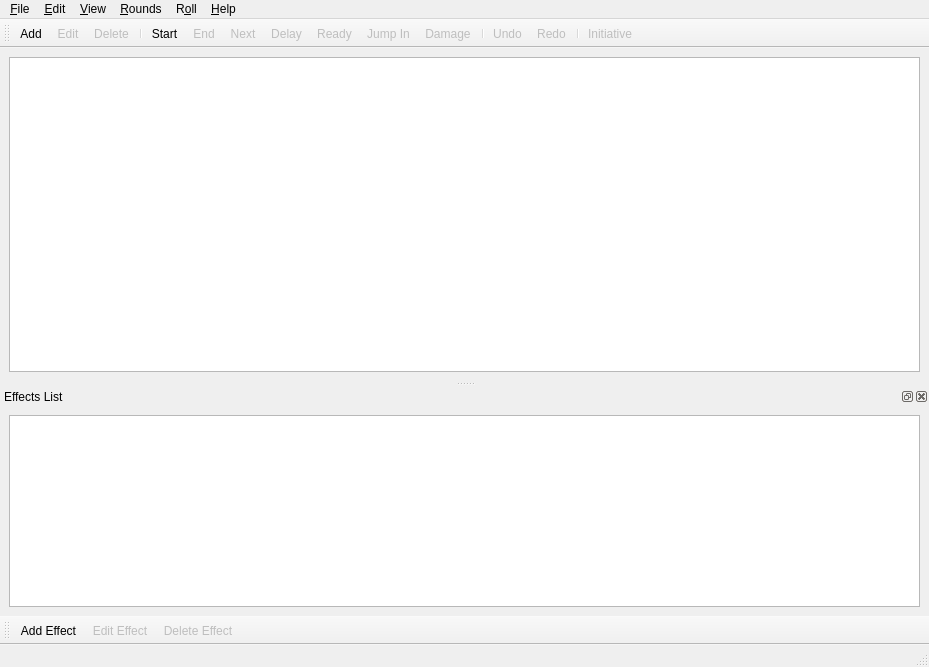
<?xml version="1.0" encoding="UTF-8"?>
<ui version="4.0">
 <class>MainWindow</class>
 <widget class="QMainWindow" name="MainWindow">
  <property name="geometry">
   <rect>
    <x>0</x>
    <y>0</y>
    <width>929</width>
    <height>667</height>
   </rect>
  </property>
  <property name="windowTitle">
   <string>MainWindow</string>
  </property>
  <widget class="QWidget" name="centralwidget">
   <layout class="QVBoxLayout" name="verticalLayout">
    <item>
     <widget class="QTreeView" name="treeView"/>
    </item>
   </layout>
  </widget>
  <widget class="QMenuBar" name="menubar">
   <property name="geometry">
    <rect>
     <x>0</x>
     <y>0</y>
     <width>929</width>
     <height>25</height>
    </rect>
   </property>
   <widget class="QMenu" name="menu_File">
    <property name="title">
     <string>&amp;File</string>
    </property>
    <addaction name="action_File_Import"/>
    <addaction name="action_File_Export"/>
    <addaction name="action_File_Clear"/>
    <addaction name="action_File_Quit"/>
    <addaction name="separator"/>
    <addaction name="action_File_Preferences"/>
    <addaction name="action_File_StatEditor"/>
   </widget>
   <widget class="QMenu" name="menu_View">
    <property name="title">
     <string>&amp;View</string>
    </property>
    <addaction name="action_View_ShowToolbar"/>
    <addaction name="action_View_ShowEffectsPane"/>
    <addaction name="action_View_ShowHUDWindow"/>
   </widget>
   <widget class="QMenu" name="menu_Rounds">
    <property name="title">
     <string>&amp;Rounds</string>
    </property>
    <addaction name="action_Rounds_Start"/>
    <addaction name="action_Rounds_End"/>
    <addaction name="action_Rounds_Next"/>
    <addaction name="action_Rounds_Delay"/>
    <addaction name="action_Rounds_Ready"/>
    <addaction name="action_Rounds_Jump"/>
    <addaction name="action_Rounds_Damage"/>
    <addaction name="action_Rounds_Stabilize"/>
    <addaction name="separator"/>
    <addaction name="action_Rounds_MoveUp"/>
    <addaction name="action_Rounds_MoveDown"/>
   </widget>
   <widget class="QMenu" name="menuR_oll">
    <property name="title">
     <string>R&amp;oll</string>
    </property>
    <addaction name="action_Roll_Initiative"/>
   </widget>
   <widget class="QMenu" name="menu_Help">
    <property name="title">
     <string>&amp;Help</string>
    </property>
    <addaction name="action_Help_About"/>
    <addaction name="action_Help_Documentation"/>
    <addaction name="action_Help_Tutorial"/>
    <addaction name="action_Help_Contact"/>
    <addaction name="action_Help_License"/>
    <addaction name="action_Help_HomePage"/>
   </widget>
   <widget class="QMenu" name="menu_Edit">
    <property name="title">
     <string>&amp;Edit</string>
    </property>
    <addaction name="action_Edit_Undo"/>
    <addaction name="action_Edit_Redo"/>
    <addaction name="separator"/>
    <addaction name="action_Edit_Add"/>
    <addaction name="action_Edit_Edit"/>
    <addaction name="action_Edit_Delete"/>
    <addaction name="separator"/>
    <addaction name="action_Edit_Duplicate"/>
    <addaction name="action_Edit_PurgeDeadCharacters"/>
    <addaction name="separator"/>
    <addaction name="action_Edit_AddEffect"/>
    <addaction name="action_Edit_EditEffect"/>
    <addaction name="action_Edit_DeleteEffect"/>
   </widget>
   <addaction name="menu_File"/>
   <addaction name="menu_Edit"/>
   <addaction name="menu_View"/>
   <addaction name="menu_Rounds"/>
   <addaction name="menuR_oll"/>
   <addaction name="menu_Help"/>
  </widget>
  <widget class="QStatusBar" name="statusbar"/>
  <widget class="QToolBar" name="toolBar">
   <property name="windowTitle">
    <string>toolBar</string>
   </property>
   <property name="iconSize">
    <size>
     <width>32</width>
     <height>32</height>
    </size>
   </property>
   <property name="toolButtonStyle">
    <enum>Qt::ToolButtonTextUnderIcon</enum>
   </property>
   <attribute name="toolBarArea">
    <enum>TopToolBarArea</enum>
   </attribute>
   <attribute name="toolBarBreak">
    <bool>false</bool>
   </attribute>
   <addaction name="action_Edit_Add"/>
   <addaction name="action_Edit_Edit"/>
   <addaction name="action_Edit_Delete"/>
   <addaction name="separator"/>
   <addaction name="action_Rounds_Start"/>
   <addaction name="action_Rounds_End"/>
   <addaction name="action_Rounds_Next"/>
   <addaction name="action_Rounds_Delay"/>
   <addaction name="action_Rounds_Ready"/>
   <addaction name="action_Rounds_Jump"/>
   <addaction name="action_Rounds_Damage"/>
   <addaction name="separator"/>
   <addaction name="action_Edit_Undo"/>
   <addaction name="action_Edit_Redo"/>
   <addaction name="separator"/>
   <addaction name="action_Roll_Initiative"/>
  </widget>
  <widget class="QDockWidget" name="dockWidget">
   <property name="windowTitle">
    <string>Effects List</string>
   </property>
   <attribute name="dockWidgetArea">
    <number>8</number>
   </attribute>
   <widget class="QWidget" name="dockWidgetContents">
    <layout class="QVBoxLayout" name="verticalLayout_2">
     <item>
      <widget class="QTreeView" name="treeView_2"/>
     </item>
    </layout>
   </widget>
  </widget>
  <widget class="QToolBar" name="effectsToolbar">
   <property name="windowTitle">
    <string>toolBar_2</string>
   </property>
   <property name="toolButtonStyle">
    <enum>Qt::ToolButtonTextBesideIcon</enum>
   </property>
   <attribute name="toolBarArea">
    <enum>BottomToolBarArea</enum>
   </attribute>
   <attribute name="toolBarBreak">
    <bool>false</bool>
   </attribute>
   <addaction name="action_Edit_AddEffect"/>
   <addaction name="action_Edit_EditEffect"/>
   <addaction name="action_Edit_DeleteEffect"/>
  </widget>
  <action name="action_File_Import">
   <property name="icon">
    <iconset resource="../res/resources.qrc">
     <normaloff>:/icons/gtk-load</normaloff>:/icons/gtk-load</iconset>
   </property>
   <property name="text">
    <string>&amp;Import</string>
   </property>
  </action>
  <action name="action_File_Export">
   <property name="enabled">
    <bool>false</bool>
   </property>
   <property name="icon">
    <iconset resource="../res/resources.qrc">
     <normaloff>:/icons/gtk-save</normaloff>:/icons/gtk-save</iconset>
   </property>
   <property name="text">
    <string>&amp;Export</string>
   </property>
  </action>
  <action name="action_File_Clear">
   <property name="enabled">
    <bool>false</bool>
   </property>
   <property name="icon">
    <iconset resource="../res/resources.qrc">
     <normaloff>:/icons/gtk-clear</normaloff>:/icons/gtk-clear</iconset>
   </property>
   <property name="text">
    <string>&amp;Clear</string>
   </property>
  </action>
  <action name="action_File_Quit">
   <property name="icon">
    <iconset resource="../res/resources.qrc">
     <normaloff>:/icons/gtk-quit</normaloff>:/icons/gtk-quit</iconset>
   </property>
   <property name="text">
    <string>&amp;Quit</string>
   </property>
  </action>
  <action name="action_File_Preferences">
   <property name="icon">
    <iconset resource="../res/resources.qrc">
     <normaloff>:/icons/gtk-preferences</normaloff>:/icons/gtk-preferences</iconset>
   </property>
   <property name="text">
    <string>&amp;Preferences</string>
   </property>
  </action>
  <action name="action_File_StatEditor">
   <property name="icon">
    <iconset resource="../res/resources.qrc">
     <normaloff>:/icons/gtk-edit</normaloff>:/icons/gtk-edit</iconset>
   </property>
   <property name="text">
    <string>&amp;Stat Editor</string>
   </property>
  </action>
  <action name="action_Edit_Undo">
   <property name="enabled">
    <bool>false</bool>
   </property>
   <property name="icon">
    <iconset resource="../res/resources.qrc">
     <normaloff>:/icons/gtk-undo</normaloff>:/icons/gtk-undo</iconset>
   </property>
   <property name="text">
    <string>&amp;Undo</string>
   </property>
  </action>
  <action name="action_Edit_Redo">
   <property name="enabled">
    <bool>false</bool>
   </property>
   <property name="icon">
    <iconset resource="../res/resources.qrc">
     <normaloff>:/icons/gtk-redo</normaloff>:/icons/gtk-redo</iconset>
   </property>
   <property name="text">
    <string>&amp;Redo</string>
   </property>
  </action>
  <action name="action_Edit_Add">
   <property name="icon">
    <iconset resource="../res/resources.qrc">
     <normaloff>:/icons/add</normaloff>:/icons/add</iconset>
   </property>
   <property name="text">
    <string>&amp;Add</string>
   </property>
  </action>
  <action name="action_Edit_Edit">
   <property name="enabled">
    <bool>false</bool>
   </property>
   <property name="icon">
    <iconset resource="../res/resources.qrc">
     <normaloff>:/icons/edit</normaloff>:/icons/edit</iconset>
   </property>
   <property name="text">
    <string>Ed&amp;it</string>
   </property>
  </action>
  <action name="action_Edit_Delete">
   <property name="enabled">
    <bool>false</bool>
   </property>
   <property name="icon">
    <iconset resource="../res/resources.qrc">
     <normaloff>:/icons/delete</normaloff>:/icons/delete</iconset>
   </property>
   <property name="text">
    <string>&amp;Delete</string>
   </property>
  </action>
  <action name="action_Edit_Duplicate">
   <property name="enabled">
    <bool>false</bool>
   </property>
   <property name="text">
    <string>Duplica&amp;te</string>
   </property>
  </action>
  <action name="action_Edit_PurgeDeadCharacters">
   <property name="enabled">
    <bool>false</bool>
   </property>
   <property name="text">
    <string>&amp;Purge Dead Combatants</string>
   </property>
  </action>
  <action name="action_Edit_AddEffect">
   <property name="enabled">
    <bool>true</bool>
   </property>
   <property name="icon">
    <iconset resource="../res/resources.qrc">
     <normaloff>:/icons/gtk-add</normaloff>:/icons/gtk-add</iconset>
   </property>
   <property name="text">
    <string>Add E&amp;ffect</string>
   </property>
  </action>
  <action name="action_Edit_EditEffect">
   <property name="enabled">
    <bool>false</bool>
   </property>
   <property name="icon">
    <iconset resource="../res/resources.qrc">
     <normaloff>:/icons/gtk-edit</normaloff>:/icons/gtk-edit</iconset>
   </property>
   <property name="text">
    <string>Edit Effe&amp;ct</string>
   </property>
  </action>
  <action name="action_Edit_DeleteEffect">
   <property name="enabled">
    <bool>false</bool>
   </property>
   <property name="icon">
    <iconset resource="../res/resources.qrc">
     <normaloff>:/icons/gtk-delete</normaloff>:/icons/gtk-delete</iconset>
   </property>
   <property name="text">
    <string>De&amp;lete Effect</string>
   </property>
  </action>
  <action name="action_View_ShowToolbar">
   <property name="checkable">
    <bool>true</bool>
   </property>
   <property name="text">
    <string>Show &amp;Toolbar</string>
   </property>
  </action>
  <action name="action_View_ShowEffectsPane">
   <property name="checkable">
    <bool>true</bool>
   </property>
   <property name="text">
    <string>Show &amp;Effects Pane</string>
   </property>
  </action>
  <action name="action_View_ShowHUDWindow">
   <property name="checkable">
    <bool>true</bool>
   </property>
   <property name="text">
    <string>Show &amp;HUD Window</string>
   </property>
  </action>
  <action name="action_Roll_Initiative">
   <property name="enabled">
    <bool>false</bool>
   </property>
   <property name="icon">
    <iconset resource="../res/resources.qrc">
     <normaloff>:/icons/red_die</normaloff>:/icons/red_die</iconset>
   </property>
   <property name="text">
    <string>&amp;Initiative</string>
   </property>
  </action>
  <action name="action_Rounds_Start">
   <property name="enabled">
    <bool>true</bool>
   </property>
   <property name="icon">
    <iconset resource="../res/resources.qrc">
     <normaloff>:/icons/start</normaloff>:/icons/start</iconset>
   </property>
   <property name="text">
    <string>&amp;Start</string>
   </property>
  </action>
  <action name="action_Rounds_End">
   <property name="enabled">
    <bool>false</bool>
   </property>
   <property name="icon">
    <iconset resource="../res/resources.qrc">
     <normaloff>:/icons/end</normaloff>:/icons/end</iconset>
   </property>
   <property name="text">
    <string>&amp;End</string>
   </property>
  </action>
  <action name="action_Rounds_Next">
   <property name="enabled">
    <bool>false</bool>
   </property>
   <property name="icon">
    <iconset resource="../res/resources.qrc">
     <normaloff>:/icons/next</normaloff>:/icons/next</iconset>
   </property>
   <property name="text">
    <string>&amp;Next</string>
   </property>
  </action>
  <action name="action_Rounds_Delay">
   <property name="enabled">
    <bool>false</bool>
   </property>
   <property name="icon">
    <iconset resource="../res/resources.qrc">
     <normaloff>:/icons/delay</normaloff>:/icons/delay</iconset>
   </property>
   <property name="text">
    <string>&amp;Delay</string>
   </property>
  </action>
  <action name="action_Rounds_Ready">
   <property name="enabled">
    <bool>false</bool>
   </property>
   <property name="icon">
    <iconset resource="../res/resources.qrc">
     <normaloff>:/icons/ready</normaloff>:/icons/ready</iconset>
   </property>
   <property name="text">
    <string>&amp;Ready</string>
   </property>
  </action>
  <action name="action_Rounds_Jump">
   <property name="enabled">
    <bool>false</bool>
   </property>
   <property name="icon">
    <iconset resource="../res/resources.qrc">
     <normaloff>:/icons/jump_in</normaloff>:/icons/jump_in</iconset>
   </property>
   <property name="text">
    <string>&amp;Jump In</string>
   </property>
  </action>
  <action name="action_Rounds_Damage">
   <property name="enabled">
    <bool>false</bool>
   </property>
   <property name="icon">
    <iconset resource="../res/resources.qrc">
     <normaloff>:/icons/damage</normaloff>:/icons/damage</iconset>
   </property>
   <property name="text">
    <string>Da&amp;mage</string>
   </property>
  </action>
  <action name="action_Rounds_Stabilize">
   <property name="enabled">
    <bool>false</bool>
   </property>
   <property name="text">
    <string>Stabili&amp;ze</string>
   </property>
  </action>
  <action name="action_Rounds_MoveUp">
   <property name="enabled">
    <bool>false</bool>
   </property>
   <property name="icon">
    <iconset resource="../res/resources.qrc">
     <normaloff>:/icons/gtk-up</normaloff>:/icons/gtk-up</iconset>
   </property>
   <property name="text">
    <string>Move &amp;Up</string>
   </property>
  </action>
  <action name="action_Rounds_MoveDown">
   <property name="enabled">
    <bool>false</bool>
   </property>
   <property name="icon">
    <iconset resource="../res/resources.qrc">
     <normaloff>:/icons/gtk-down</normaloff>:/icons/gtk-down</iconset>
   </property>
   <property name="text">
    <string>Move &amp;Down</string>
   </property>
  </action>
  <action name="action_Help_About">
   <property name="icon">
    <iconset resource="../res/resources.qrc">
     <normaloff>:/icons/gtk-about</normaloff>:/icons/gtk-about</iconset>
   </property>
   <property name="text">
    <string>&amp;About</string>
   </property>
  </action>
  <action name="action_Help_Documentation">
   <property name="icon">
    <iconset resource="../res/resources.qrc">
     <normaloff>:/icons/gtk-help</normaloff>:/icons/gtk-help</iconset>
   </property>
   <property name="text">
    <string>&amp;Documentation</string>
   </property>
  </action>
  <action name="action_Help_Tutorial">
   <property name="text">
    <string>&amp;Tutorial</string>
   </property>
  </action>
  <action name="action_Help_Contact">
   <property name="text">
    <string>&amp;Contact</string>
   </property>
  </action>
  <action name="action_Help_License">
   <property name="text">
    <string>&amp;License</string>
   </property>
  </action>
  <action name="action_Help_HomePage">
   <property name="icon">
    <iconset resource="../res/resources.qrc">
     <normaloff>:/icons/gtk-home</normaloff>:/icons/gtk-home</iconset>
   </property>
   <property name="text">
    <string>Turn Watcher &amp;Home Page</string>
   </property>
   <property name="iconVisibleInMenu">
    <bool>true</bool>
   </property>
  </action>
 </widget>
 <resources>
  <include location="../res/resources.qrc"/>
 </resources>
 <connections/>
</ui>
